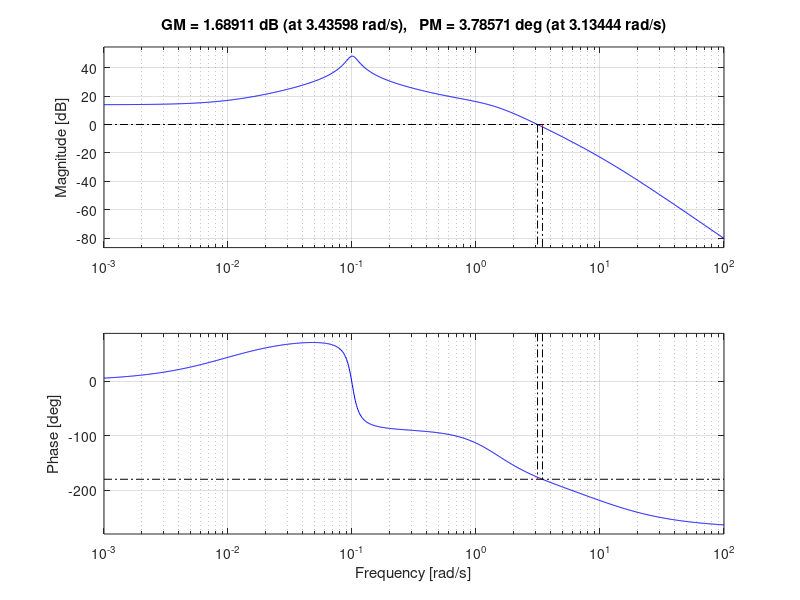
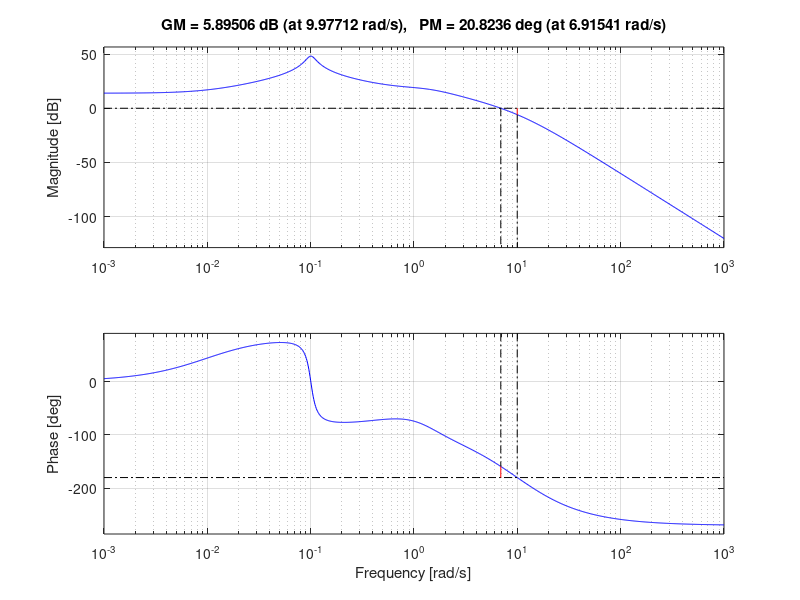
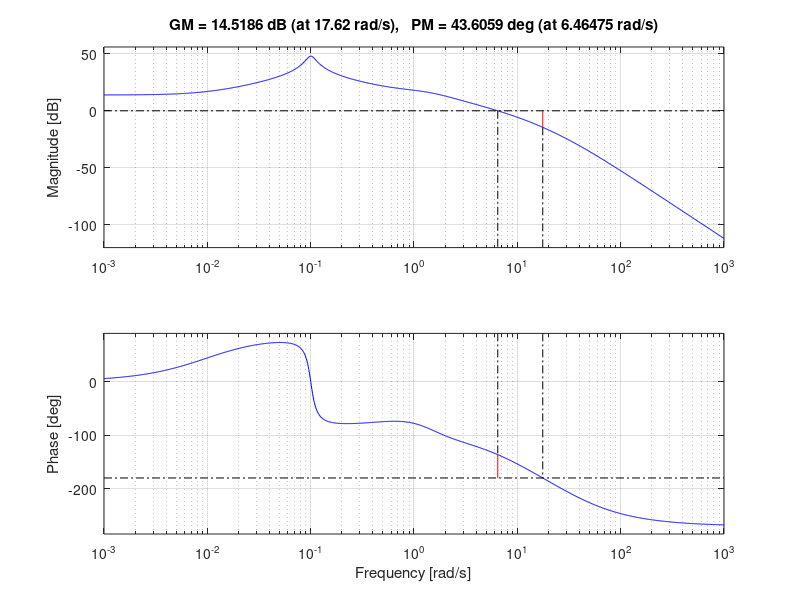
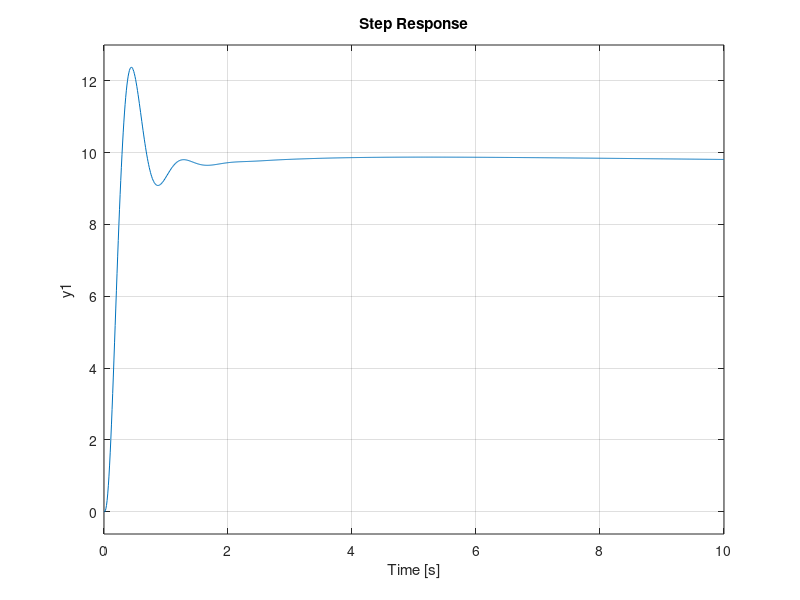

These figures' MATLAB source, in order:
# Part (a)
G = 100 * tf([1, 1], [1, 2, 2]) * tf([1, 0.01], [1, 0.02, 0.0101]) * tf([1], [1, 10]);
figure(1)
margin(G)

% gain margin, phase margin, phase crossover, gain crossover % 
[gamma, phi, w_gamma, w_m] = margin(G) 

Mp = 10;
ts = 2;
z = sqrt((log(Mp/100.0)*log(Mp/100.0))/(pi*pi + (log(Mp/100.0)*log(Mp/100.0))));
wn = 4.0/(z*ts);
H_expected = tf([wn*wn], [1, 2*z*wn, wn*wn]);
[num_desired,den_desired] = tfdata(H_expected, 'v');
poles_expected = roots(den_desired)
G_expected = tf([wn*wn], [1, 2*z*wn, 0]);
[gamma_expected, phi_expected, w_gamma, w_phi] = margin(G_expected)

phi_m = (phi_expected - phi) * pi/180;
alpha = (1 - sin(phi_m))/(1 + sin(phi_m));
T = 1 / (sqrt(alpha) * w_m);
Gc = tf([T, 1], [alpha*T, 1])
figure(2)
margin(G*Gc)

# 58 degree is added here as the phase margin gotten till now is 20 degree while
# required is 58 degree.
phi_m = (phi_expected - phi + 58) * pi/180;
alpha = (1 - sin(phi_m))/(1 + sin(phi_m))
gain = 20*log10(1/sqrt(alpha))

# The magnitude of Gc at the peak is 20log(1/sqrt(alpha)), so we find the 
# frequency at which the original open loop transfer function gives the negative 
# of this magnitude, so after multiplying them, we would get the gain crossover
# frequency (Wm) at this frequency.
w_m = 6.515;
T = 1 / (sqrt(alpha) * w_m);

Gc = tf([T, 1], [alpha*T, 1])
figure(3)
margin(G*Gc)

feedback(G*Gc, 1);
t = 0:0.01:10;
figure(4)
step(10*feedback(G*Gc, 1), t);
